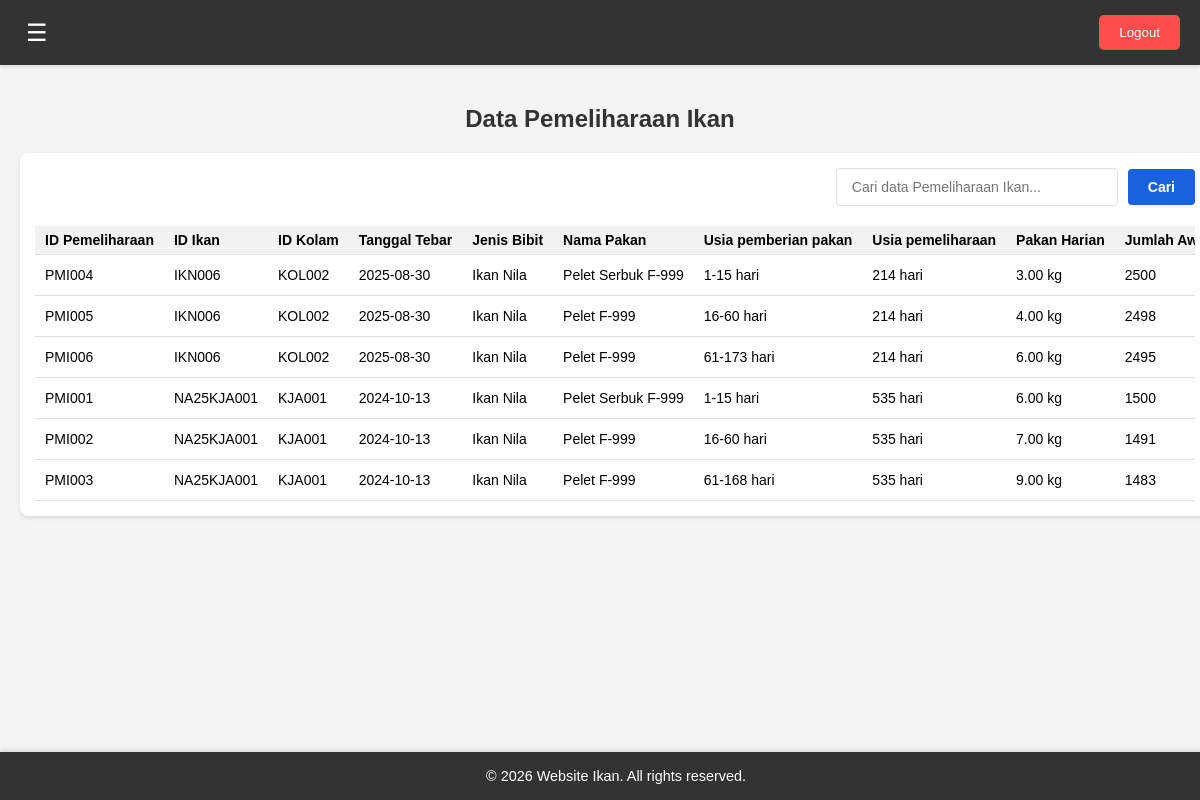
The app's page /dashboard-admin.php?page=data-pemeliharaan (signed in) with its own data.
### tables this page shows
CREATE TABLE `pemeliharaan_ikan` (
  `id_pemeliharaan` varchar(50) NOT NULL,
  `user_id` int(11) NOT NULL,
  `id_ikan` varchar(50) NOT NULL,
  `id_kolam` varchar(50) NOT NULL,
  `tanggal_tebar` date NOT NULL,
  `jenis_bibit` varchar(100) NOT NULL,
  `nama_pakan` varchar(100) NOT NULL,
  `usia_pemberian_pakan_awal` int(11) NOT NULL,
  `usia_pemberian_pakan_akhir` int(11) NOT NULL,
  `usia_pemeliharaan` int(11) NOT NULL,
  `pakan_harian` decimal(10,2) NOT NULL,
  `jumlah_awal` int(11) NOT NULL,
  `jumlah_mati` int(11) NOT NULL,
  `jumlah_hidup` int(11) NOT NULL
);

CREATE TABLE `tebar_bibit` (
  `id_tebar` varchar(50) NOT NULL,
  `user_id` int(11) NOT NULL,
  `id_ikan` varchar(50) NOT NULL,
  `id_kolam` varchar(50) NOT NULL,
  `tanggal_tebar` date NOT NULL,
  `jumlah_bibit` int(11) NOT NULL,
  `ukuran` varchar(50) NOT NULL,
  `harga_bibit_satuan` decimal(10,2) NOT NULL
);

CREATE TABLE `data_pakan` (
  `id_pakan` varchar(50) NOT NULL,
  `user_id` int(11) NOT NULL,
  `jenis_ikan` varchar(100) NOT NULL,
  `jenis_pakan` varchar(100) NOT NULL,
  `nama_pakan` varchar(100) NOT NULL,
  `harga_per_kilo` decimal(10,2) NOT NULL,
  `deskripsi` text DEFAULT NULL
);

### pages/dashboard-admin/data-pemeliharaan.php (the view, shortened to what this page needs)
<?php
$query = "SELECT pi.*, dp.nama_pakan AS nama_pakan_aktual, tb.tanggal_tebar, tb.jumlah_bibit AS jumlah_awal_aktual, pi.user_id
          FROM pemeliharaan_ikan pi
          LEFT JOIN data_pakan dp ON pi.nama_pakan = dp.nama_pakan AND pi.user_id = dp.user_id
          LEFT JOIN tebar_bibit tb ON pi.id_ikan = tb.id_ikan AND pi.id_kolam = tb.id_kolam AND pi.user_id = tb.user_id
          ORDER BY pi.id_ikan, pi.usia_pemberian_pakan_awal";
$result = mysqli_query($conn, $query);
?>
<h2>Data Pemeliharaan Ikan</h2>
<div class="data-container">
    <div class="data-header">
        <input type="text" id="search-input" placeholder="Cari data Pemeliharaan Ikan...">
        <button id="search-button">Cari</button>
    </div>
    <div class="data-table">
        <table>
            <thead>
                <tr>
                    <th>ID Pemeliharaan</th>
                    <th>ID Ikan</th>
                    <th>ID Kolam</th>
                    <th>Tanggal Tebar</th>
                    <th>Jenis Bibit</th>
                    <th>Nama Pakan</th>
                    <th>Usia pemberian pakan</th>
                    <th>Usia pemeliharaan</th>
                    <th>Pakan Harian</th>
                    <th>Jumlah Awal</th>
                </tr>
            </thead>
            <tbody>
                <?php
                if (mysqli_num_rows($result) > 0) {
                    $prev_id_ikan = null;
                    while($row = mysqli_fetch_assoc($result)) {
                        echo "<tr>";
                        echo "<td>" . htmlspecialchars($row['id_pemeliharaan']) . "</td>";
                        echo "<td>" . htmlspecialchars($row['id_ikan']) . "</td>";
                        echo "<td>" . htmlspecialchars($row['id_kolam']) . "</td>";
                        echo "<td>" . htmlspecialchars($row['tanggal_tebar']) . "</td>";
                        echo "<td>" . htmlspecialchars($row['jenis_bibit']) . "</td>";
                        echo "<td>" . htmlspecialchars($row['nama_pakan_aktual'] ?? $row['nama_pakan']) . "</td>";
                        if ($row['id_ikan'] === $prev_id_ikan) {
                            echo "<td>" . htmlspecialchars($row['usia_pemberian_pakan_awal']) . "-" . htmlspecialchars($row['usia_pemberian_pakan_akhir']) . " hari</td>";
                        } else {
                            echo "<td>1-" . htmlspecialchars($row['usia_pemberian_pakan_akhir']) . " hari</td>";
                        }
                        $tanggal_tebar = new DateTime($row['tanggal_tebar']);
                        $tanggal_sekarang = new DateTime();
                        $usia_pemeliharaan_aktual = $tanggal_sekarang->diff($tanggal_tebar)->days;
                        echo "<td>" . htmlspecialchars($usia_pemeliharaan_aktual) . " hari</td>";
                        echo "<td>" . htmlspecialchars($row['pakan_harian']) . " kg</td>";
                        echo "<td>" . htmlspecialchars($row['jumlah_awal']) . "</td>";
                        echo "</tr>";
                        $prev_id_ikan = $row['id_ikan'];
                    }
                } else {
                    echo "<tr><td colspan='14'>Tidak ada data pemeliharaan ikan</td></tr>";
                }
                ?>
            </tbody>
        </table>
    </div>
</div>

### includes/dashboard-admin/header-dashboard.php (shortened to what this page needs)
<!DOCTYPE html>
<html lang="en">
<head>
    <link rel="stylesheet" href="assets/css/dashboard-admin.css">
    <link rel="stylesheet" href="https://cdnjs.cloudflare.com/ajax/libs/font-awesome/5.15.3/css/all.min.css">
</head>
<body>
<header class="top-nav">
    <button class="menu-toggle">&#9776;</button>
    <form id="logout-form" action="dashboard-admin.php" method="post" class="logout-form" onsubmit="return confirmLogout()">
        <button type="submit" class="logout-button">Logout</button>
    </form>
</header>
<main class="main-content">

### dashboard-admin.php (shortened to what this page needs)
<?php
$page = 'home-dashboard';
if (isset($_GET['page'])) {
    $page = filter_input(INPUT_GET, 'page', FILTER_SANITIZE_STRING);
}
include 'includes/dashboard-admin/header-dashboard.php';
?>
<div class="content">
    <?php
    $pageFile = "pages/dashboard-admin/" . basename($page) . ".php";
    if (file_exists($pageFile)) {
        include $pageFile;
    } else {
        echo "<p>Halaman tidak ditemukan.</p>";
    }
    ?>
</div>
<?php include 'includes/dashboard-admin/footer-dashboard.php'; ?>

### includes/dashboard-admin/footer-dashboard.php (shortened to what this page needs)
</main>
<footer>
    <p>&copy; <?php echo date("Y"); ?> Website Ikan. All rights reserved.</p>
</footer>
</body>
</html>

### assets/css/dashboard-admin.css (style rules this page uses)
body, html { margin: 0; padding: 0; font-family: Arial, sans-serif; background-color: #f4f4f4; }
h2 { text-align: center; margin-top: 20px; color: #333; }
.top-nav { background-color: #333; color: white; display: flex; justify-content: space-between; align-items: center; padding: 15px 20px; box-shadow: 0 2px 4px rgba(0, 0, 0, 0.1); }
.menu-toggle { font-size: 24px; background: none; border: none; color: white; cursor: pointer; }
.logout-form { margin: 0; }
.logout-button { background-color: #ff4d4d; color: white; border: none; padding: 10px 20px; border-radius: 5px; cursor: pointer; transition: background-color 0.3s, transform 0.3s; }
.main-content { margin-left: 0; padding: 20px; transition: margin-left 0.3s; }
footer { background-color: #333; color: white; text-align: center; padding: 1em; position: fixed; width: 100%; bottom: 0; box-shadow: 0 -2px 5px rgba(0, 0, 0, 0.1); z-index: 1000; }
footer p { margin: 0; font-size: 0.9em; }
.data-container { background-color: #fff; border-radius: 8px; box-shadow: 0 2px 4px rgba(0, 0, 0, 0.1); padding: 15px; margin: 20px auto; width: fit-content; max-width: 100%; overflow-x: auto; }
.data-header { display: flex; justify-content: flex-end; align-items: center; margin-bottom: 20px; gap: 10px; }
#search-input { padding: 8px 12px; border: 1px solid #ddd; border-radius: 4px; font-size: 14px; width: 250px; }
#search-button, #add-data-button { padding: 8px 15px; border: none; border-radius: 4px; background-color: #3498db; color: white; cursor: pointer; transition: background-color 0.3s; font-size: 14px; white-space: nowrap; }
.data-table table { width: auto; border-collapse: collapse; font-size: 14px; }
.data-table th, .data-table td { padding: 8px 12px; text-align: left; border-bottom: 1px solid #e0e0e0; white-space: nowrap; }
.data-table th { background-color: #f2f2f2; font-weight: bold; }
@media (max-width: 1200px) { .data-table { font-size: 13px; } }
@media (max-width: 1200px) { .data-table th, .data-table td { padding: 6px 10px; } }
#search-input { padding: 10px 15px; border: 1px solid #e0e0e0; border-radius: 4px; font-size: 14px; width: 250px; transition: border-color 0.3s, box-shadow 0.3s; }
#search-button, .print-button { padding: 10px 20px; border: none; border-radius: 4px; background-color: #1863dc; color: white; cursor: pointer; transition: background-color 0.3s, transform 0.1s; font-size: 14px; font-weight: bold; white-space: nowrap; }
.data-table { overflow-x: auto; margin-top: 20px; }

### records on screen
pemeliharaan_ikan: id_pemeliharaan "PMI004", id_ikan "IKN006", id_kolam "KOL002", tebar_bibit.tanggal_tebar "2025-08-30", jenis_bibit "Ikan Nila", data_pakan.nama_pakan "Pelet Serbuk F-999", usia_pemberian_pakan_akhir "15", pakan_harian "3.00", jumlah_awal "2500"
pemeliharaan_ikan: id_pemeliharaan "PMI005", id_ikan "IKN006", id_kolam "KOL002", tebar_bibit.tanggal_tebar "2025-08-30", jenis_bibit "Ikan Nila", data_pakan.nama_pakan "Pelet F-999", usia_pemberian_pakan_awal "16", usia_pemberian_pakan_akhir "60", pakan_harian "4.00", jumlah_awal "2498"
pemeliharaan_ikan: id_pemeliharaan "PMI006", id_ikan "IKN006", id_kolam "KOL002", tebar_bibit.tanggal_tebar "2025-08-30", jenis_bibit "Ikan Nila", data_pakan.nama_pakan "Pelet F-999", usia_pemberian_pakan_awal "61", usia_pemberian_pakan_akhir "173", pakan_harian "6.00", jumlah_awal "2495"
pemeliharaan_ikan: id_pemeliharaan "PMI001", id_ikan "NA25KJA001", id_kolam "KJA001", tebar_bibit.tanggal_tebar "2024-10-13", jenis_bibit "Ikan Nila", data_pakan.nama_pakan "Pelet Serbuk F-999", usia_pemberian_pakan_akhir "15", pakan_harian "6.00", jumlah_awal "1500"
pemeliharaan_ikan: id_pemeliharaan "PMI002", id_ikan "NA25KJA001", id_kolam "KJA001", tebar_bibit.tanggal_tebar "2024-10-13", jenis_bibit "Ikan Nila", data_pakan.nama_pakan "Pelet F-999", usia_pemberian_pakan_awal "16", usia_pemberian_pakan_akhir "60", pakan_harian "7.00", jumlah_awal "1491"
pemeliharaan_ikan: id_pemeliharaan "PMI003", id_ikan "NA25KJA001", id_kolam "KJA001", tebar_bibit.tanggal_tebar "2024-10-13", jenis_bibit "Ikan Nila", data_pakan.nama_pakan "Pelet F-999", usia_pemberian_pakan_awal "61", usia_pemberian_pakan_akhir "168", pakan_harian "9.00", jumlah_awal "1483"
